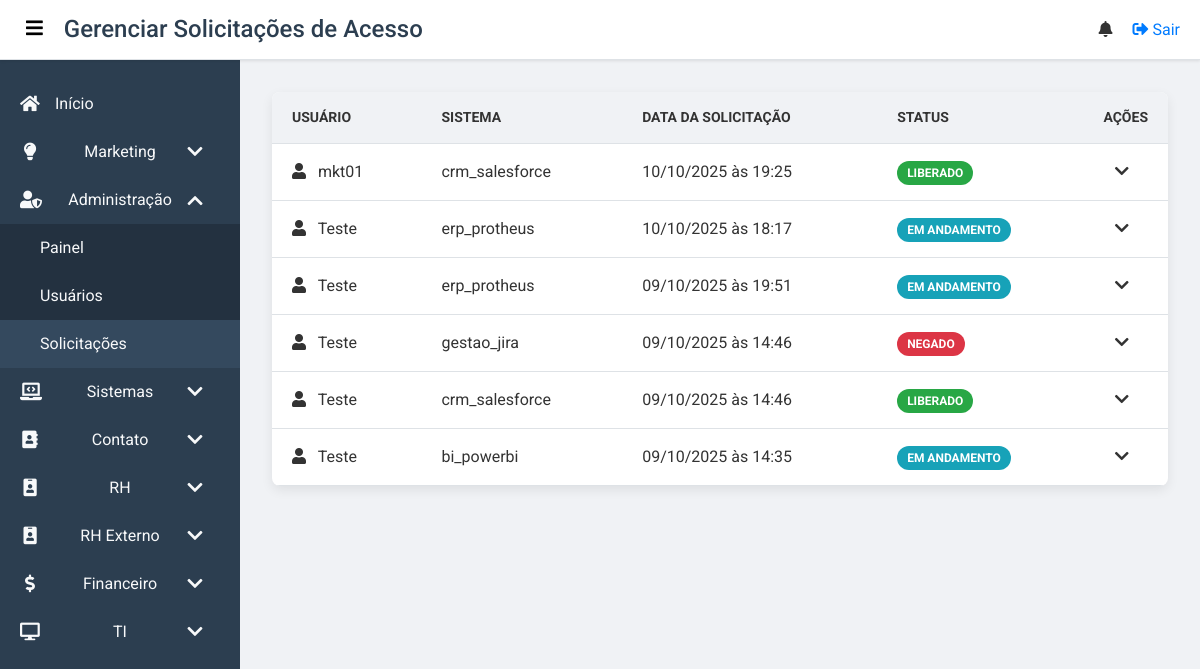
/administracao/solicitacoes (signed in), run on an earlier commit of the app's database.
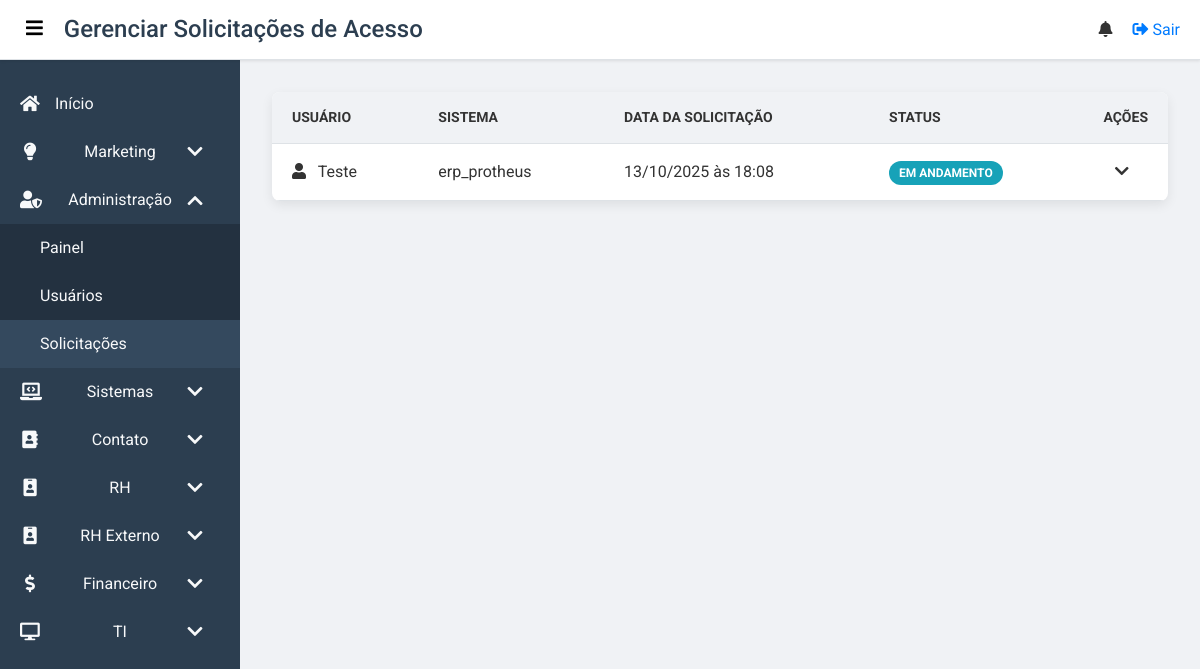
And on a later commit of the database.
### app/models.py (models this page shows, shortened)
class AccessRequest(db.Model):
    id = db.Column(db.Integer, primary_key=True)
    user_id = db.Column(db.Integer, db.ForeignKey('user.id'), nullable=False)
    sistema = db.Column(db.String(150), nullable=False)
    justificativa = db.Column(db.Text, nullable=False)
    status = db.Column(db.String(50), nullable=False, default='Pendente')  # Status: Pendente, Em andamento, Liberado, Negado
    admin_notes = db.Column(db.Text, nullable=True)
    requested_at = db.Column(db.DateTime, nullable=False, default=datetime.utcnow)
    updated_at = db.Column(db.DateTime, nullable=False, default=datetime.utcnow, onupdate=datetime.utcnow)

class User(db.Model, UserMixin):
    id = db.Column(db.Integer, primary_key=True)
    username = db.Column(db.String(150), unique=True, nullable=False)
    password = db.Column(db.String(200), nullable=False)
    failed_login_attempts = db.Column(db.Integer, default=0)
    is_locked = db.Column(db.Boolean, default=False) # This is the backend field for login blocking
    is_blocked = db.Column(db.Boolean, default=False) # This is for manual admin blocking
    is_suspended = db.Column(db.Boolean, default=False)
    groups = db.relationship('Group', secondary=user_group, backref='users')
    news = db.relationship('News', backref='author', lazy=True)
    events = db.relationship('Event', backref='creator', lazy=True)
    requests = db.relationship('AccessRequest', backref='requester', lazy=True)

### app/routes.py (the view)
@main.route('/administracao/solicitacoes')
@login_required
@group_required('Administração')
def administracao_solicitacoes():
    page = request.args.get('page', 1, type=int)
    requests = AccessRequest.query.order_by(AccessRequest.requested_at.desc()).paginate(page=page, per_page=10)
    return render_template('admin_requests.html', requests=requests)

### app/routes.py (called while the page is built)
@main.context_processor
def inject_user_groups():
    if current_user.is_authenticated:
        user_groups = {group.name for group in current_user.groups}
        return dict(user_groups=user_groups)
    return dict(user_groups=set()) # Return an empty set for anonymous users

@main.context_processor
def inject_notifications():
    if current_user.is_authenticated:
        unread_notifications = Notification.query.filter_by(user_id=current_user.id, is_read=False).order_by(Notification.created_at.desc()).all()
        return dict(unread_notifications=unread_notifications)
    return dict(unread_notifications=[]) # Return an empty list for anonymous users

### app/templates/admin_requests.html (shortened to what this page needs)
{% extends "base.html" %}
{% block body_class %}dashboard-page{% endblock %}
{% block page_title %}Gerenciar Solicitações de Acesso{% endblock %}
{% block content %}
<div class="admin-container">
    <div class="table-container-card">
        <table class="custom-table requests-table">
            <thead>
                <tr>
                    <th>Usuário</th>
                    <th>Sistema</th>
                    <th>Data da Solicitação</th>
                    <th>Status</th>
                    <th class="actions-header">Ações</th>
                </tr>
            </thead>
            <tbody>
                {% if requests.items %}
                    {% for req in requests.items %}
                    <tr data-id="{{ req.id }}">
                        <td><i class="fas fa-user"></i> {{ req.requester.username }}</td>
                        <td>{{ req.sistema }}</td>
                        <td>{{ req.requested_at.strftime('%d/%m/%Y às %H:%M') }}</td>
                        <td>
                            <span class="status-badge status-{{ req.status.lower().replace(' ', '-') }}">
                                {{ req.status }}
                            </span>
                        </td>
                        <td class="actions-cell">
                            <button class="btn-action btn-details" title="Ver Detalhes">
                                <i class="fas fa-chevron-down"></i>
                            </button>
                        </td>
                    </tr>
                    {% endfor %}
                {% endif %}
            </tbody>
        </table>
    </div>
</div>
{% endblock %}

### app/templates/base.html (shortened to what this page needs)
<!DOCTYPE html>
<html lang="pt-br">
<head>
    <link href="https://cdn.jsdelivr.net/npm/bootstrap@5.3.3/dist/css/bootstrap.min.css" rel="stylesheet">
    <link rel="stylesheet" href="https://cdnjs.cloudflare.com/ajax/libs/font-awesome/5.15.3/css/all.min.css">
    <link rel="stylesheet" href="{{ url_for('static', filename='css/base.css') }}">
    <link rel="stylesheet" href="{{ url_for('static', filename='css/dashboard.css') }}">
</head>
<body class="{% block body_class %}{% endblock %}"">
    {% if current_user.is_authenticated %}
    <header class="top-bar">
        <div class="top-bar-left">
            <button class="menu-toggle" id="menu-toggle" aria-label="Alternar menu">
                <i class="fas fa-bars"></i>
            </button>
            <h1>{% block page_title %}{% endblock %}</h1>
        </div>
        <div class="top-bar-right">
            <div class="notification-icon" id="notification-icon">
                <i class="fas fa-bell"></i>
            </div>
            <a href="{{ url_for('main.logout') }}" class="top-bar-link logout-button">
                <i class="fas fa-sign-out-alt"></i> Sair
            </a>
        </div>
    </header>
    <div class="dashboard-body">
        <nav class="sidebar" id="sidebar">
            <ul class="sidebar-menu">
                {% if 'Inicio' in user_groups %}
                <li><a href="{{ url_for('main.dashboard') }}" {% if request.endpoint == 'main.dashboard' %}class="active"{% endif %}><i class="fas fa-home"></i><span class="menu-text">Início</span></a></li>
                {% endif %}
                {% if 'Marketing - Administração' in user_groups or 'Marketing - Publicar Notícia' in user_groups or 'Marketing - Publicar Evento' in user_groups or 'Marketing' in user_groups %}
                <li class="has-submenu {% if request.endpoint in ['main.administracao_publicacoes', 'main.noticias_publicar', 'main.eventos_publicar'] %}is-open{% endif %}">
                    <a href="#" class="submenu-toggle">
                        <i class="fas fa-lightbulb"></i>
                        <span class="menu-text">Marketing</span>
                        <i class="fas fa-chevron-down submenu-arrow"></i>
                    </a>
                </li>
                {% endif %}
                {% if '_acesso_total_' in user_groups or 'Administração' in user_groups %}
                <li class="has-submenu {% if request.endpoint in ['main.administracao', 'main.administracao_usuarios', 'main.administracao_solicitacoes'] %}is-open{% endif %}">
                    <a href="#" class="submenu-toggle">
                        <i class="fas fa-user-shield"></i>
                        <span class="menu-text">Administração</span>
                        <i class="fas fa-chevron-down submenu-arrow"></i>
                    </a>
                    <ul class="sidebar-submenu">
                        {% if '_acesso_total_' in user_groups or 'Administração - Painel' in user_groups or 'Administração' in user_groups %}
                        <li><a href="{{ url_for('main.administracao') }}" {% if request.endpoint == 'main.administracao' %}class="active"{% endif %}><span class="submenu-text">Painel</span></a></li>
                        {% endif %}
                        {% if '_acesso_total_' in user_groups or 'Administração - Usuários' in user_groups or 'Administração' in user_groups %}
                        <li><a href="{{ url_for('main.administracao_usuarios') }}" {% if request.endpoint == 'main.administracao_usuarios' %}class="active"{% endif %}><span class="submenu-text">Usuários</span></a></li>
                        {% endif %}
                        {% if '_acesso_total_' in user_groups or 'Administração - Solicitações' in user_groups or 'Administração' in user_groups %}
                        <li><a href="{{ url_for('main.administracao_solicitacoes') }}" {% if request.endpoint == 'main.administracao_solicitacoes' %}class="active"{% endif %}><span class="submenu-text">Solicitações</span></a></li>
                        {% endif %}
                    </ul>
                </li>
                {% endif %}
                {% if 'Sistemas' in user_groups or 'Sistemas - Suporte' in user_groups or 'Sistemas - Inventário' in user_groups or 'Sistemas - Ferramentas' in user_groups or 'Sistemas - Webmail' in user_groups %}
                <li class="has-submenu {% if request.endpoint in ['main.sistemas_geral', 'main.sistemas_acessos', 'main.sistemas_solicitacoes', 'main.sistemas_suporte', 'main.sistemas_ferramentas'] %}is-open{% endif %}">
                    <a href="#" class="submenu-toggle">
                        <i class="fas fa-laptop-code"></i>
                        <span class="menu-text">Sistemas</span>
                        <i class="fas fa-chevron-down submenu-arrow"></i>
                    </a>
                </li>
                {% endif %}
                {% if 'Contato - Ramais' in user_groups or 'Contato - E-mails' in user_groups or 'Contato - Discord' in user_groups or 'Contato - Whatsapp' in user_groups or 'Contato' in user_groups %}
                <li class="has-submenu {% if request.endpoint.startswith('main.ramais') %}is-open{% endif %}">
                    <a href="#" class="submenu-toggle">
                        <i class="fas fa-address-book"></i>
                        <span class="menu-text">Contato</span>
                        <i class="fas fa-chevron-down submenu-arrow"></i>
                    </a>
                </li>
                {% endif %}
                {% if 'Recursos Humanos - Aniversariantes' in user_groups or 'Recursos Humanos - Recrutamento' in user_groups or 'Recursos Humanos - Benefícios' in user_groups or 'Recursos Humanos - Folha de Pagamento' in user_groups or 'Recursos Humanos - Avaliações de Desempenho' in user_groups or 'Recursos Humanos - Administração' in user_groups or 'Recursos Humanos' in user_groups %}
                <li class="has-submenu {% if request.endpoint.startswith('main.rh') %}is-open{% endif %}">
                    <a href="#" class="submenu-toggle">
                        <i class="fas fa-id-badge"></i>
                        <span class="menu-text">RH</span>
                        <i class="fas fa-chevron-down submenu-arrow"></i>
                    </a>
                </li>
                {% endif %}
                {% if 'RH Externo - Portal RH' in user_groups or 'RH Externo - Férias' in user_groups or 'RH Externo - Holerites' in user_groups or 'RH Externo' in user_groups %}
                <li class="has-submenu">
                    <a href="#" class="submenu-toggle">
                        <i class="fas fa-id-badge"></i>
                        <span class="menu-text">RH Externo</span>
                        <i class="fas fa-chevron-down submenu-arrow"></i>
                    </a>
                </li>
                {% endif %}
                {% if 'Financeiro - Contas a pagar' in user_groups or 'Financeiro - Contas a receber' in user_groups or 'Financeiro - Operações' in user_groups or 'Financeiro - Relatórios' in user_groups or 'Financeiro - Administração' in user_groups or 'Financeiro' in user_groups %}
                <li class="has-submenu {% if request.endpoint.startswith('main.financeiro') %}is-open{% endif %}">
                    <a href="#" class="submenu-toggle">
                        <i class="fas fa-dollar-sign"></i>
                        <span class="menu-text">Financeiro</span>
                        <i class="fas fa-chevron-down submenu-arrow"></i>
                    </a>
                </li>
                {% endif %}
                {% if 'TI - Administração' in user_groups or 'TI - Chamados' in user_groups or 'TI - Infraestrutura' in user_groups or 'TI - Relatórios' in user_groups or 'TI - Segurança' in user_groups or 'TI' in user_groups %}
                <li class="has-submenu {% if request.endpoint.startswith('main.ti') %}is-open{% endif %}">
                    <a href="#" class="submenu-toggle">
                        <i class="fas fa-desktop"></i>
                        <span class="menu-text">TI</span>
                        <i class="fas fa-chevron-down submenu-arrow"></i>
                    </a>
                </li>
                {% endif %}
            </ul>
        </nav>
        <main class="content">
            {% block content %}{% endblock %}
        </main>
    </div>
    {% else %}
        {% block public_content %}
        {% endblock %}
    {% endif %}
</body>
</html>

### app/static/css/base.css (style rules this page uses)
:root { --primary-color: #007bff; --secondary-color: #2c3e50; --background-light: #f0f2f5; --background-white: #ffffff; --text-color: #333; --text-light: #f8f9fa; --border-color: #dee2e6; --shadow-color: rgba(0, 0, 0, 0.1); }
body { font-family: 'Roboto', sans-serif; margin: 0; padding: 0; background-color: var(--background-light); color: var(--text-color); -webkit-font-smoothing: antialiased; -moz-osx-font-smoothing: grayscale; }
h1, h2, h3, h4, h5, h6 { margin: 0; font-weight: 500; }
a { text-decoration: none; color: var(--primary-color); }

### app/static/css/dashboard.css (style rules this page uses)
.top-bar { display: flex; justify-content: space-between; align-items: center; background-color: var(--background-white); height: 60px; padding: 0 20px; border-bottom: 1px solid var(--border-color); box-shadow: 0 1px 3px var(--shadow-color); position: sticky; top: 0; z-index: 999; }
.top-bar-left { display: flex; align-items: center; }
.top-bar-right { display: flex; align-items: center; gap: 20px; }
.menu-toggle { background: none; border: none; font-size: 1.2rem; cursor: pointer; margin-right: 15px; }
.top-bar h1 { font-size: 1.5rem; color: var(--secondary-color); }
.dashboard-body { display: flex; min-height: calc(100vh - 60px); }
.sidebar { width: 240px; background-color: var(--secondary-color); color: var(--text-light); transition: width 0.3s ease; overflow-y: auto; overflow-x: hidden; }
.sidebar-menu { list-style: none; padding: 0; margin: 20px 0; }
.sidebar-menu li a { display: flex; align-items: center; padding: 12px 20px; color: var(--text-light); text-decoration: none; transition: background-color 0.2s; white-space: nowrap; }
.sidebar-menu li a:hover, .sidebar-menu li a.active { background-color: #34495e; }
.sidebar-menu li a i { font-size: 1.1rem; margin-right: 15px; width: 20px; text-align: center; }
.has-submenu .submenu-toggle { display: flex; justify-content: space-between; align-items: center; }
.sidebar-submenu { list-style: none; padding-left: 0; max-height: 0; overflow: hidden; transition: max-height 0.3s ease-out; background-color: #233140; }
.has-submenu.is-open > .sidebar-submenu { max-height: 500px; transition: max-height 0.4s ease-in; }
.submenu-arrow { transition: transform 0.3s ease; }
.has-submenu.is-open > a > .submenu-arrow { transform: rotate(-180deg); }
.sidebar-submenu li a { padding-left: 40px; }
main.content { flex-grow: 1; padding: 2rem; overflow-y: auto; }

### app/templates/admin_requests.html (style rules this page uses)
.admin-container { max-width: 1200px; margin: 0 auto; }
.table-container-card { background-color: var(--background-white); border-radius: 8px; box-shadow: 0 4px 12px rgba(0,0,0,0.08); overflow: hidden; }
.custom-table { width: 100%; border-collapse: collapse; }
.custom-table th, .custom-table td { padding: 15px 20px; text-align: left; border-bottom: 1px solid var(--border-color); }
.custom-table thead th { background-color: var(--background-light); font-size: 14px; text-transform: uppercase; color: var(--text-color-light); }
.custom-table .actions-header { text-align: center; width: 80px; }
.custom-table .actions-cell { text-align: center; }
.custom-table .fas { margin-right: 8px; color: var(--text-color-light); }
.btn-action { background: none; border: none; cursor: pointer; color: var(--text-color-light); font-size: 16px; transition: color 0.2s; }
.status-badge { padding: 5px 10px; border-radius: 15px; font-weight: bold; color: white; font-size: 12px; text-transform: uppercase; }
.status-em-andamento { background-color: #17a2b8; }

### app/templates/base.html (style rules this page uses)
.notification-icon { position: relative; cursor: pointer; }

What changed in the data, as far as the page shows it:
removed AccessRequest: requester.username "mkt01", sistema "crm_salesforce", requested_at "10/10/2025 às 19:25", status "LIBERADO"
removed AccessRequest: requester.username "Teste", sistema "erp_protheus", requested_at "10/10/2025 às 18:17", status "EM ANDAMENTO"
removed AccessRequest: requester.username "Teste", sistema "erp_protheus", requested_at "09/10/2025 às 19:51", status "EM ANDAMENTO"
removed AccessRequest: requester.username "Teste", sistema "gestao_jira", requested_at "09/10/2025 às 14:46", status "NEGADO"
removed AccessRequest: requester.username "Teste", sistema "crm_salesforce", requested_at "09/10/2025 às 14:46", status "LIBERADO"
changed AccessRequest "EM ANDAMENTO": sistema "bi_powerbi" → "erp_protheus"; requested_at "09/10/2025 às 14:35" → "13/10/2025 às 18:08"
